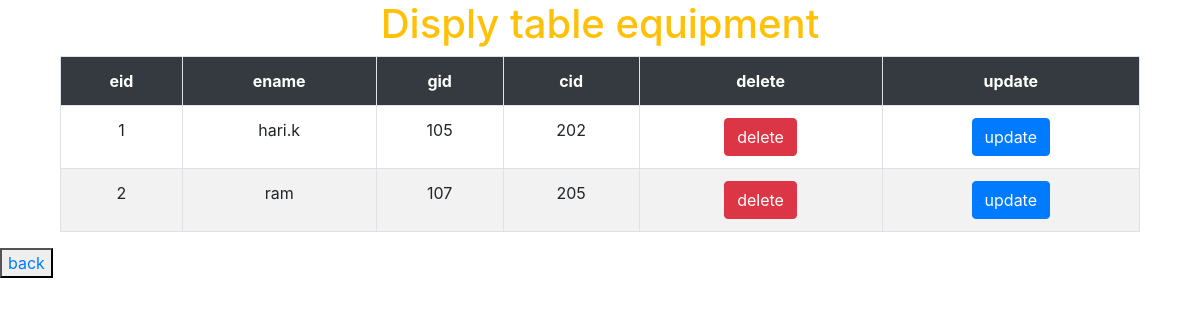
The app's page /equip/display.php with its own data.
### tables this page shows
CREATE TABLE `equipment` (
  `eid` int(11) NOT NULL,
  `ename` varchar(55) DEFAULT NULL,
  `gid` int(11) DEFAULT NULL,
  `cid` int(11) DEFAULT NULL
);

### equip/display.php (the view, shortened to what this page needs)
<!DOCTYPE html>
<html lang="en">
<head>
<link rel="stylesheet" href="https://maxcdn.bootstrapcdn.com/bootstrap/4.3.1/css/bootstrap.min.css">
</head>
<body>
<div class="container">
<div class="col-lg-12">
<h1 class="text-warning text-center"> Disply table equipment</h1>
<table class="table table-striped table-hover table-bordered">
<tr class="bg-dark text-white text-center">
<th>eid</th>
<th>ename</th>
<th>gid</th>
<th>cid</th>
<th>delete</th>
<th>update</th>
</tr>
<?php
$q="SELECT * FROM equipment";
$query=mysqli_query($con,$q);
while($res=mysqli_fetch_array($query)){
?>
<tr class="text-center">
<td><?php echo $res['eid']; ?></td>
<td><?php echo $res['ename']; ?> </td>
<td><?php echo $res['gid']; ?></td>
<td><?php echo $res['cid'];?></td>
<td><button class="btn-danger btn"> <a href="delete.php? id=<?php echo $res['eid']; ?>" class="text-white"> delete</a></button> </td>
<td><button class="btn-primary btn"> <a href="update.php?id=<?php echo $res['eid'];?>" class="text-white">update</a></button> </td>
</tr>
<?php
}
?>
</table>
</div>
</div>
<button type="back" name="back" ><a href="http://localhost/project/login_system/home.php">back</button><br><br>
</body>
</html>

### records on screen
equipment: eid "1", ename "hari.k", gid "105", cid "202"
equipment: eid "2", ename "ram", gid "107", cid "205"
